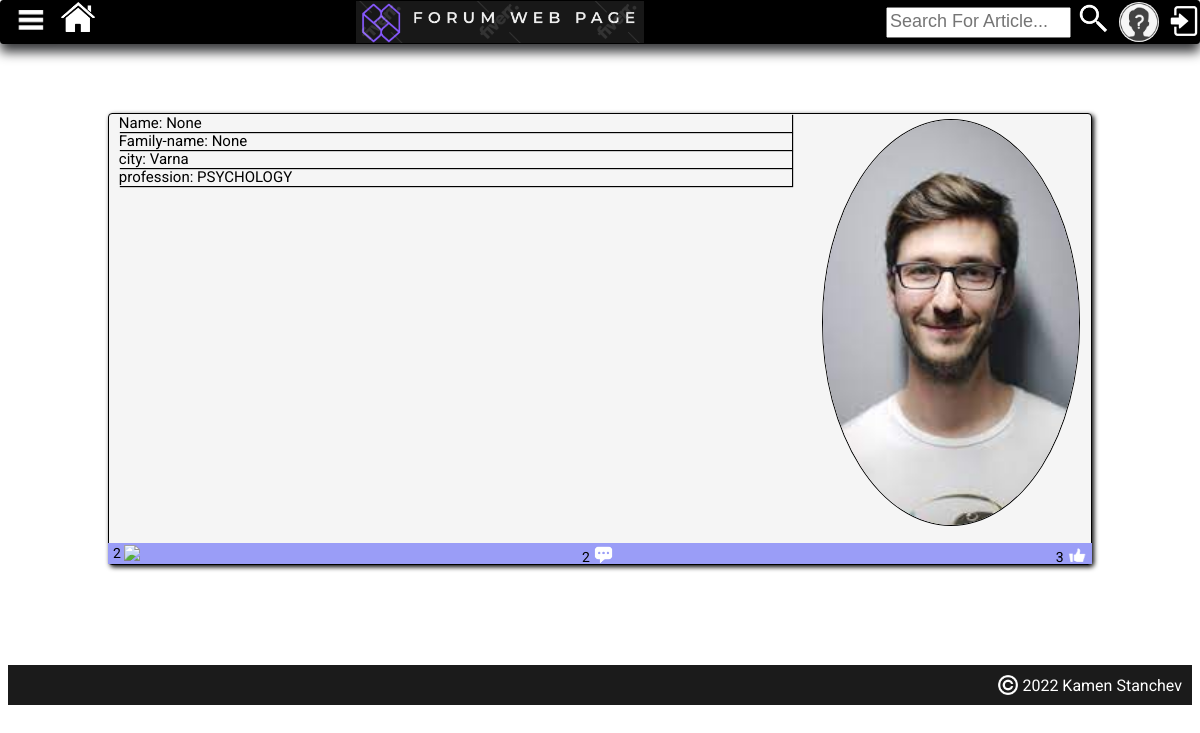
The app's page /profile-details/7/, older data.
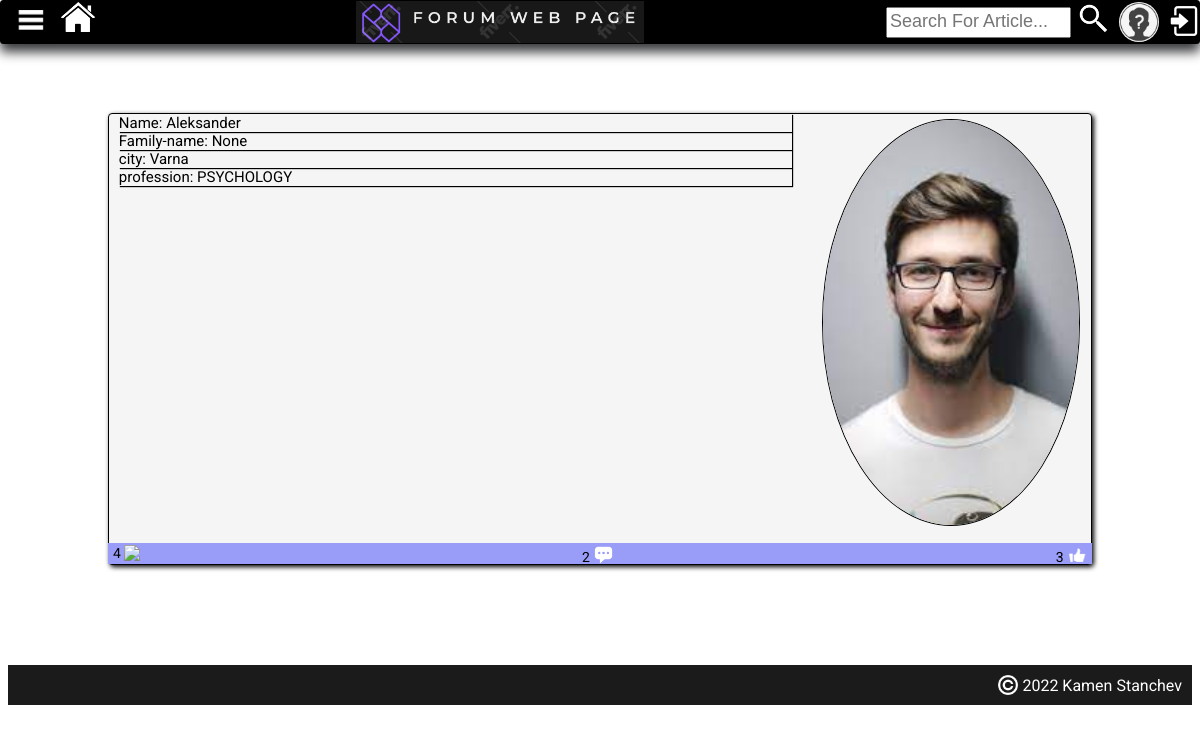
The same page, newer data.
### forum_project/main_app/models.py (models this page shows, shortened)
class Profile(models.Model):
    user = models.OneToOneField(User, on_delete=models.CASCADE)
    first_name = models.CharField(max_length=30, null=True, blank=True)
    last_name = models.CharField(max_length=30, null=True, blank=True)
    city = models.CharField(max_length=30)
    profession = models.CharField(max_length=30)
    profile_img = models.ImageField(upload_to='images/', default='images/add_profile_image.jpg')
    @property
    def received_likes(self):
        post_articles = self.user.postarticle_set.all()
        post_comments = self.user.articlecomment_set.all()
        result = calculate_likes(post_articles) + calculate_likes(post_comments)
        return result
    @property
    def all_post_articles(self):
        post_articles = self.user.postarticle_set.all()
        result = len(post_articles)
        return result
    @property
    def all_comments(self):
        post_comments = self.user.articlecomment_set.all()
        result = len(post_comments)
        return result

class PostArticle(models.Model):
    title = models.CharField(max_length=30, unique=True)
    content = models.TextField()
    date_created = models.DateTimeField(auto_now_add=True)
    topic = models.CharField(max_length=30, choices=topics_choices(), default='NO TOPIC')
    user = models.ForeignKey(User, on_delete=models.CASCADE)
    users_which_liked_article = models.ManyToManyField(
        User,
        related_name='user_lied_article',
        blank=True,
    )
    @property
    def likes(self):
        result = len(self.users_which_liked_article.all())
        return result

class ArticleComment(models.Model):
    user = models.ForeignKey(User, on_delete=models.CASCADE)
    post_article = models.ForeignKey(PostArticle, on_delete=models.CASCADE)
    content = models.TextField(max_length=300)
    data_created = models.DateTimeField(auto_now_add=True)
    users_which_liked_comment = models.ManyToManyField(
        User,
        related_name='user_lied_comment',
        blank=True,
    )
    @property
    def likes(self):
        result = len(self.users_which_liked_comment.all())
        return result

### forum_project/main_app/views.py (the view)
# urls.py: path('profile-details/<int:pk>/', views.ProfileDetails.as_view(), name='profile-details'),
class ProfileDetails(DetailView):
    model = Profile
    template_name = 'profile-details.html'
    context_object_name = 'profile'

### forum_project/main_app/models.py (called while the page is built)
def calculate_likes(list_of_objects):
    likes = 0
    for obj in list_of_objects:
        likes += obj.likes
    return likes

### forum_project/main_app/templates/profile-details.html (shortened to what this page needs)
{% extends 'base.html' %}
{% load static %}
{% block page_content %}
     <div class="profile-container">
                    <div class="profile-details">
                        <div class="profile-data">
                            <div class="profile-data-element">
                                Name: {{ profile.first_name }}
                            </div>
                            <div class="profile-data-element">
                                Family-name: {{ profile.last_name }}
                            </div>
                            <div class="profile-data-element">
                                city: {{ profile.city }}
                            </div>
                            <div class="profile-data-element">
                                profession: {{ profile.profession }}
                            </div>
                        </div>
                        <div class="profile-img-container">
                            <img class="profile-img" src="{{ profile.profile_img.url }}">
                        </div>
                    </div>
                    <div class="profile-statistic">
                        <span class="statistic-details">
                            {{ profile.all_post_articles}}
                            <img class="statistic-icon" src="{% static 'icons/topic.jpg'%}">
                        </span>
                        <span class="statistic-details">
                            {{ profile.all_comments }}
                            <img class="statistic-icon" src="{% static 'icons/comment.png'%}">
                        </span>
                        <span class="statistic-details">
                            {{ profile.received_likes }}
                            <img class="statistic-icon" src="{% static 'icons/white-like-.png'%}">
                        </span>
                    </div>
     </div>
{% endblock page_content%}

Row changes from the older to the newer data that the page shows:
changed Profile "None": first_name "None" → "Aleksander"; all_post_articles "2" → "4"
